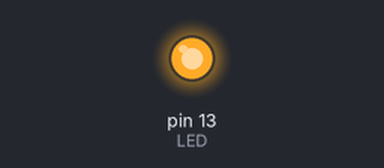
The sketch below on a simulated Arduino Uno, built with avr-gcc and run on an emulated ATmega328P. Parts: output pins drawn as LEDs (lit = HIGH).

Above: at 0.5 s.
At 11.0 s:
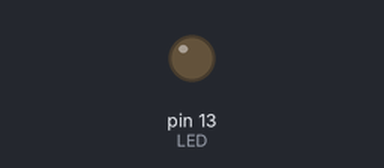
Timing chart, 0 to 15.6 s (numbered marks = the images above):
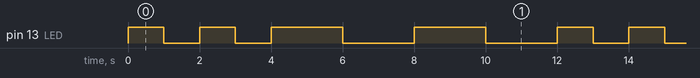

The sketch:

lab1_program02_blink.ino
```cpp
//----------------------------------------------------------------
//  Module name:
//      lab1_program02_blink.ino
//  Languange:
//      Wiring/Arduino
//  Description:
//      The program controls the on-board LED so that the LED has
//      two 1 second blinks followed by two 2 second blinks and then
//      repeats. On the UNO, the on-board LED is attached to digital
//      pin 13.
//  Author:
//      Mingxiao An, Man Sun, Muhan Li
//  Rev.0 26 June 2017
//  Rev.1 8 July 2017
//----------------------------------------------------------------

#define LED 13                  // pin 13 is the pin attaching the on-board LED

// the setup routine runs once when you press reset:
void setup() {
    pinMode(LED, OUTPUT);       // initialize the digital pin as an output
}

// the loop routine runs over and over again forever:
void loop() {
    // the first 1 second blink
    digitalWrite(LED, HIGH);    // turn the LED on by making the voltage HIGH
    delay(1000);                // wait for a second
    digitalWrite(LED, LOW);     // turn the LED off by making the voltage LOW
    delay(1000);                // wait for a second
    // the second 1 second blink
    digitalWrite(LED, HIGH);    // turn the LED on by making the voltage HIGH
    delay(1000);                // wait for a second
    digitalWrite(LED, LOW);     // turn the LED off by making the voltage LOW
    delay(1000);                // wait for a second
    // the first 2 seconds blink
    digitalWrite(LED, HIGH);    // turn the LED on by making the voltage HIGH
    delay(2000);                // wait for two seconds
    digitalWrite(LED, LOW);     // turn the LED off by making the voltage LOW
    delay(2000);                // wait for two seconds
    // the second 2 seconds blink
    digitalWrite(LED, HIGH);    // turn the LED on by making the voltage HIGH
    delay(2000);                // wait for two seconds
    digitalWrite(LED, LOW);     // turn the LED off by making the voltage LOW
    delay(2000);                // wait for two seconds
}
```

Measured:
- by itself, pin 13 (LED): repeats every 12.0 s: LOW 1.0 s, HIGH 1.0 s, LOW 1.0 s, 2 × (HIGH 2.0 s, LOW 2.0 s), HIGH 1.0 s
- by itself, everything shown: repeats every 12.0 s, in 8 steps
